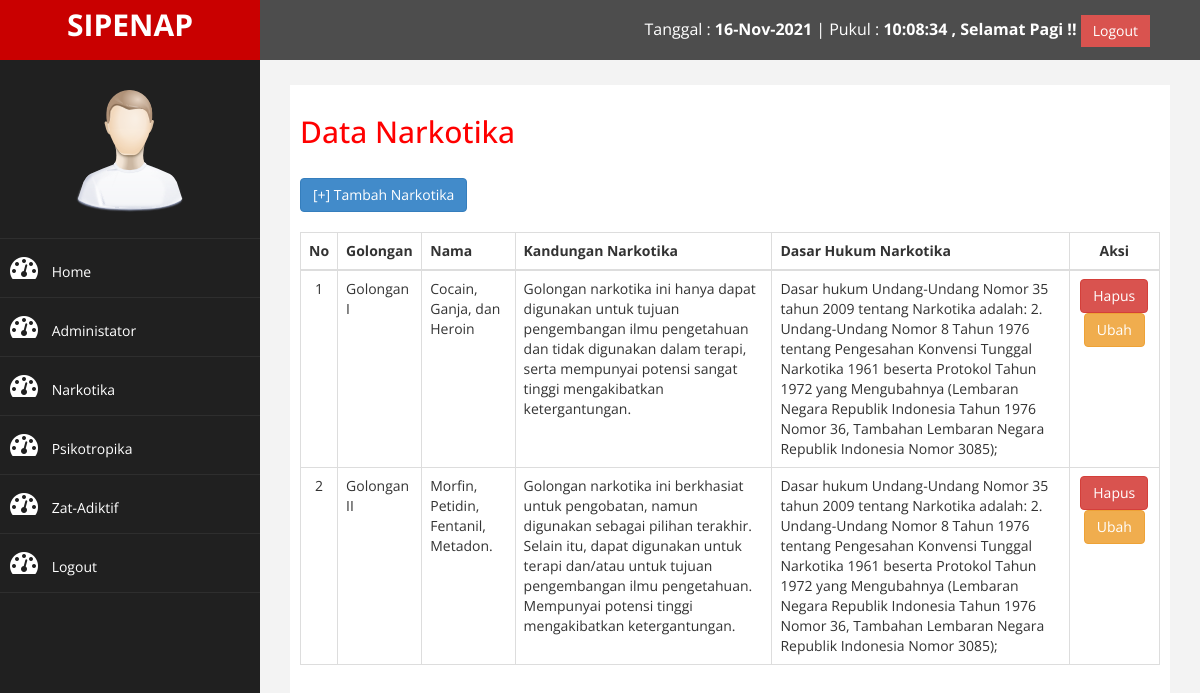
The app's page /admin/index.php?halaman=narkotika (signed in) with its own data.
### tables this page shows
CREATE TABLE `narkotika` (
  `id_narkotika` int(11) NOT NULL,
  `golongan_narkotika` varchar(20) NOT NULL,
  `nama_narkotika` text NOT NULL,
  `kandungan_narkotika` text NOT NULL,
  `dasar_hukum_narkotika` text NOT NULL
);

### admin/narkotika.php (the view)
<h2>Data Narkotika</h2><br>
<a href="index.php?halaman=tambah_narkotika" class="btn btn-primary">[+] Tambah Narkotika</a><br><br>
<table class="table table-bordered">
  <thead>
    <tr>
      <th class="text-center">No</th>
      <th>Golongan</th>
      <th>Nama</th>
      <th>Kandungan Narkotika</th>
      <th>Dasar Hukum Narkotika</th>
      <th class="text-center">Aksi</th>
    </tr>
  </thead>
  <tbody>
    <?php $nomor = 1; ?>
    <?php $ambil = $koneksi->query("SELECT * FROM narkotika"); ?>
    <?php while($pecah = $ambil->fetch_assoc()) { ?>
      <tr>
        <td class="text-center"><?php echo $nomor; ?></td>
        <td><?php echo $pecah["golongan_narkotika"]; ?></td>
        <td><?php echo $pecah["nama_narkotika"]; ?></td>
        <td><?php echo $pecah["kandungan_narkotika"]; ?></td>
        <td><?php echo $pecah["dasar_hukum_narkotika"]; ?></td>
        <td class="text-center">
          <a onclick="return confirm('Yakin Hapus Data ini?')" href="index.php?halaman=hapus_narkotika&id=<?php echo $pecah['id_narkotika']; ?>" class="btn btn-danger">Hapus</a>
          <a href="index.php?halaman=ubah_narkotika&id=<?php echo $pecah['id_narkotika']; ?>" class="btn btn-warning">Ubah</a>
        </td>
      </tr>
    <?php $nomor++; ?>
    <?php } ?>
  </tbody>
</table>

### admin/index.php (shortened to what this page needs)
<?php
  $koneksi = new mysqli("localhost", "root", "", "db_sipenap");
?>
<!DOCTYPE html>
<html xmlns="http://www.w3.org/1999/xhtml">
<head>
  <link href="assets/css/bootstrap.css" rel="stylesheet" />
  <link href="assets/css/font-awesome.css" rel="stylesheet" />
  <link href="assets/js/morris/morris-0.4.3.min.css" rel="stylesheet" />
  <link href="assets/css/custom.css" rel="stylesheet" />
</head>
<body>
  <div id="wrapper">
    <nav class="navbar navbar-default navbar-cls-top " role="navigation" style="margin-bottom: 0">
      <div class="navbar-header">
        <a class="navbar-brand" href="index.php">
          SIPENAP
          <p>Sistem Informasi </p>
        </a>
      </div>
      <div style="color: white; padding: 15px 50px 5px 50px; float: right; font-size: 16px;">
        <?php
          $tanggal= mktime(date("m"),date("d"),date("Y"));
          echo "Tanggal : <b>".date("d-M-Y", $tanggal)."</b> ";
          $jam=date("H:i:s");
          echo "| Pukul : <b>". $jam." "."</b>";
          $a = date ("H");
          if (($a>=6) && ($a<=11)){
          echo "<b>, Selamat Pagi !!</b>";
          }
        ?>
        <a href="login.php" class="btn btn-danger square-btn-adjust">Logout</a>
      </div>
    </nav>
    <nav class="navbar-default navbar-side" role="navigation">
      <div class="sidebar-collapse">
        <ul class="nav" id="main-menu">
          <li class="text-center">
            <img src="assets/img/find_user.png" class="user-image img-responsive"/>
          </li>
          <li><a  href="index.php"><i class="fa fa-dashboard fa-2x"></i> Home</a></li>
          <li><a  href="index.php?halaman=administrator"><i class="fa fa-dashboard fa-2x"></i> Administator</a></li>
          <li><a  href="index.php?halaman=narkotika"><i class="fa fa-dashboard fa-2x"></i> Narkotika</a></li>
          <li><a  href="index.php?halaman=psikotropika"><i class="fa fa-dashboard fa-2x"></i> Psikotropika</a></li>
          <li><a  href="index.php?halaman=zat_adiktif"><i class="fa fa-dashboard fa-2x"></i> Zat-Adiktif</a></li>
          <li><a  href="index.php?halaman=logout"><i class="fa fa-dashboard fa-2x"></i> Logout</a></li>
        </ul>
      </div>
    </nav>
    <div id="page-wrapper" >
      <div id="page-inner">
        <?php
          if(isset($_GET['halaman']))
          {
            if ($_GET['halaman'] == 'administrator') {
              include 'administrator.php';
            }
            elseif ($_GET['halaman'] == "narkotika")
            {
              include 'narkotika.php';
            }
            elseif ($_GET['halaman'] == "psikotropika")
            {
              include 'psikotropika.php';
            }
            elseif ($_GET['halaman'] == "zat_adiktif")
            {
              include 'zat_adiktif.php';
            }
            elseif ($_GET['halaman'] == 'logout')
            {
              include 'logout.php';
            }
            elseif ($_GET['halaman'] == "tambah_admin")
            {
              include 'tambah_admin.php';
            }
            elseif ($_GET['halaman'] == "tambah_narkotika")
            {
              include 'tambah_narkotika.php';
            }
            elseif ($_GET['halaman'] == "tambah_psikotropika")
            {
              include 'tambah_psikotropika.php';
            }
            elseif ($_GET['halaman'] == "tambah_zat_adiktif")
            {
              include 'tambah_zat_adiktif.php';
            }
            elseif ($_GET['halaman'] == 'hapus_admin')
            {
              include 'hapus_admin.php';
            }
            elseif ($_GET['halaman'] == 'hapus_narkotika')
            {
              include 'hapus_narkotika.php';
            }
            elseif ($_GET['halaman'] == 'hapus_psikotropika')
            {
              include 'hapus_psikotropika.php';
            }
            elseif ($_GET['halaman'] == 'hapus_zat_adiktif')
            {
              include 'hapus_zat_adiktif.php';
            }
            elseif ($_GET['halaman'] == 'ubah_admin')
            {
              include 'ubah_admin.php';
            }
            elseif ($_GET['halaman'] == 'ubah_narkotika')
            {
              include 'ubah_narkotika.php';
            }
            elseif ($_GET['halaman'] == 'ubah_psikotropika')
            {
              include 'ubah_psikotropika.php';
            }
            elseif ($_GET['halaman'] == 'ubah_zat_adiktif')
            {
              include 'ubah_zat_adiktif.php';
            }
          }
          else {
            include 'home.php';
          }
        ?>
      </div>
    </div>
  </div>
</body>
</html>

### admin/assets/css/custom.css (style rules this page uses)
body { font-family: 'Open Sans', sans-serif; }
#wrapper { width: 100%; background:#202020; }
#page-wrapper { padding: 15px 15px; min-height: 600px; background:#F3F3F3; }
#page-inner { width:100%; margin:10px 20px 10px 0px; background-color:#fff!important; padding:10px; min-height:1200px; }
.text-center { text-align:center; }
h2 { color: #f00; }
.square-btn-adjust { border: 0px solid transparent; -webkit-border-radius: 0px; -moz-border-radius: 0px; border-radius: 0px; }
p { font-size:16px; line-height:25px; padding-top:20px; }
.user-image { margin: 25px auto; -webkit-border-radius: 10px; -moz-border-radius: 10px; border-radius: 10px; max-height:170px; max-width:170px; }
.navbar-cls-top .navbar-brand { color: #fff; background: #C90000; width: 260px; text-align: center; height: 60px; font-size: 30px; font-weight: 700; }
.sidebar-collapse , .sidebar-collapse .nav { background:none; }
.sidebar-collapse .nav { padding:0; }
.sidebar-collapse .nav > li > a { color:#fff; background:#202020; text-shadow:none; }
.sidebar-collapse > .nav > li > a { padding:15px 10px; }
.sidebar-collapse > .nav > li { border-bottom: 1px solid rgba(107, 108, 109, 0.19); }
.navbar-side { border:none; background-color: #202020; }
.navbar-cls-top { background:#4D4D4D; border-bottom:none; }
.navbar-default { border:0px solid black; }
.navbar-header { background: #A70303; }
.nav > li > a > i { margin-right:10px; }
@media (min-width:768px) { #page-wrapper { margin: 0 0 0 260px; padding: 15px 30px; min-height: 1200px; } }
@media (min-width:768px) { .navbar-side { z-index: 1; position: absolute; width: 260px; } }
@media (min-width:768px) { .navbar { border-radius: 0px; } }

### records on screen
narkotika: golongan_narkotika "Golongan I", nama_narkotika "Cocain, Ganja, dan Heroin", kandungan_narkotika "Golongan narkotika ini hanya dapat digunakan untuk tujuan pengembangan ilmu pengetahuan dan tidak digunakan dalam terapi, serta mempunyai potensi sangat tinggi mengakibatkan ketergantungan.", dasar_hukum_narkotika "Dasar hukum Undang-Undang Nomor 35 tahun 2009 tentang Narkotika adalah: 2. Undang-Undang Nomor 8 Tahun 1976 tentang Pengesahan Konvensi Tunggal Narkotika 1961 beserta Protokol Tahun 1972 yang Mengubahnya (Lembaran Negara Republik Indonesia Tahun 1976 Nomor 36, Tambahan Lembaran Negara Republik Indonesia Nomor 3085);"
narkotika: golongan_narkotika "Golongan II", nama_narkotika "Morfin, Petidin, Fentanil, Metadon.", kandungan_narkotika "Golongan narkotika ini berkhasiat untuk pengobatan, namun digunakan sebagai pilihan terakhir. Selain itu, dapat digunakan untuk terapi dan/atau untuk tujuan pengembangan ilmu pengetahuan. Mempunyai potensi tinggi mengakibatkan ketergantungan.", dasar_hukum_narkotika "Dasar hukum Undang-Undang Nomor 35 tahun 2009 tentang Narkotika adalah: 2. Undang-Undang Nomor 8 Tahun 1976 tentang Pengesahan Konvensi Tunggal Narkotika 1961 beserta Protokol Tahun 1972 yang Mengubahnya (Lembaran Negara Republik Indonesia Tahun 1976 Nomor 36, Tambahan Lembaran Negara Republik Indonesia Nomor 3085);"
